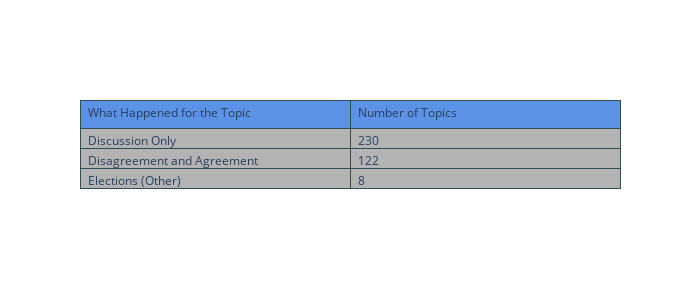

The code cell stored with this chart in its notebook:
### Markdown cell above
## Is passing a resolution as easy as pie?

Between 2000 and 2019,

There are no topics where there is only disagreement:
>- No topics where resolution(s) were brought to the table but none were ever passed on the subject matter

Also: There are no topics where there is only agreement: 
>- No topics where the UNSC has always adopted every resolution on the subject matter

The topics that were voted on all have disagreements and agreements over different resolutions concerning the subject matter.

__TLDR__: There is __agreement and disagreement__ over resolution topics

### Code cell
import plotly.graph_objects as go
table = go.Figure(data = [go.Table(
    header = dict(values=list(to_table.columns),
                  line_color= "darkslategray",
                fill_color = "#5b92e5",
                align ='left'),
    cells = dict(values =[to_table["What Happened for the Topic"], to_table["Number of Topics"]],
            line_color= "darkslategray",
               fill_color = "#b3b3b3",
               align ='left'))
])

table.update_layout(width=700, height=300)

table

### Figure 1 — Plotly figure (JSON) as saved in the notebook; plotly's stock layout.template omitted (floating-point values rounded to 4 significant figures)
{"data": [{"cells": {"align": "left", "fill": {"color": "#b3b3b3"}, "line": {"color": "darkslategray"}, "values": [["Discussion Only", "Disagreement and Agreement", "Elections (Other)"], [230, 122, 8]]}, "header": {"align": "left", "fill": {"color": "#5b92e5"}, "line": {"color": "darkslategray"}, "values": ["What Happened for the Topic", "Number of Topics"]}, "type": "table"}], "layout": {"height": 300, "width": 700}}
